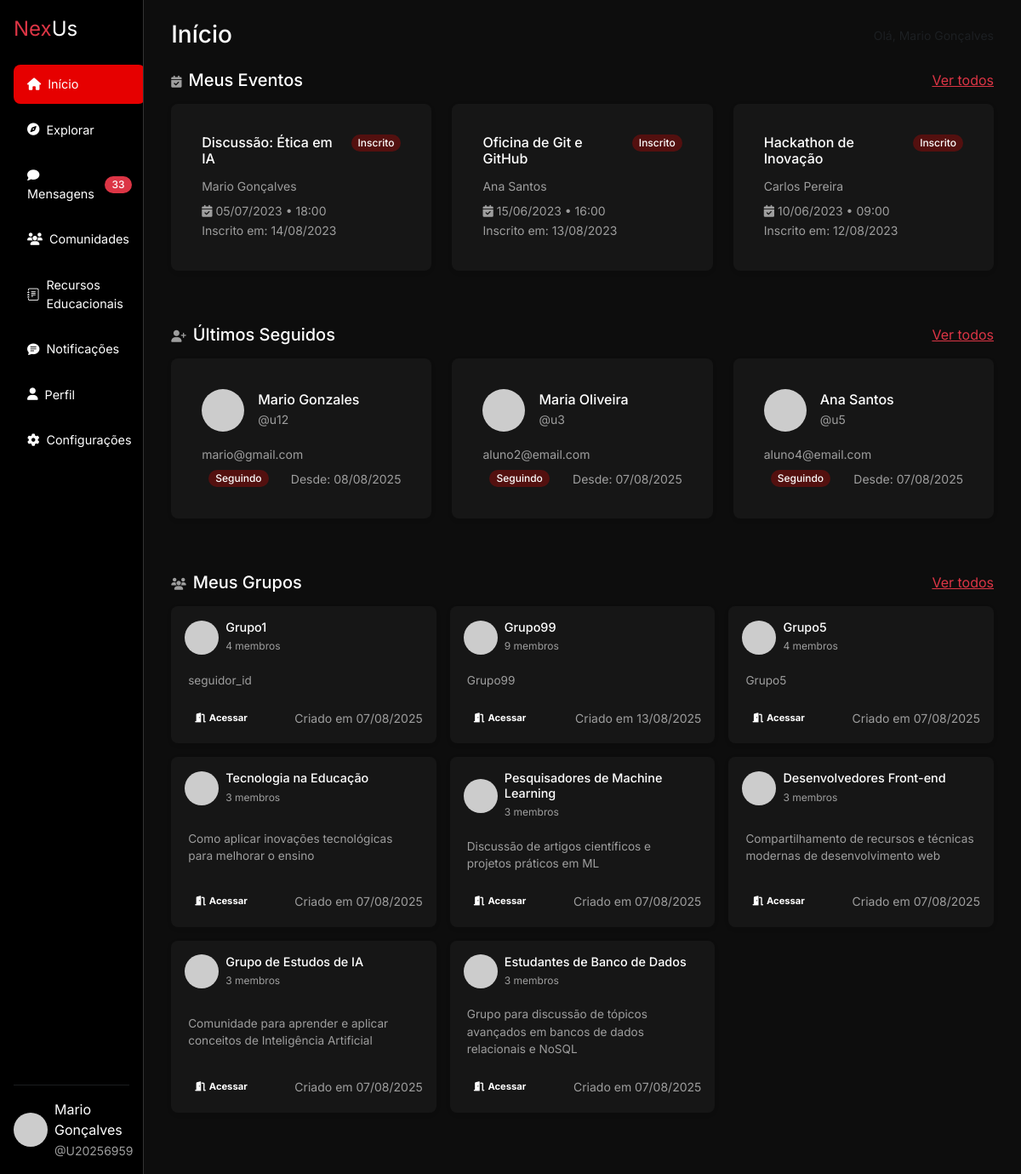
The app's page /hub.php (signed in) with its own data.
### tables this page shows
CREATE TABLE `evento_participantes` (
  `evento_id` int(11) NOT NULL,
  `usuario_id` int(10) UNSIGNED NOT NULL,
  `data_confirmacao` datetime DEFAULT current_timestamp()
);

CREATE TABLE `eventos` (
  `id` int(11) NOT NULL,
  `titulo` varchar(255) NOT NULL,
  `descricao` text DEFAULT NULL,
  `data_evento` date NOT NULL,
  `hora_evento` time NOT NULL,
  `local_evento` varchar(255) DEFAULT NULL,
  `tipo` enum('palestra','workshop','reuniao','outro') DEFAULT 'palestra',
  `criador_id` int(10) UNSIGNED NOT NULL
);

CREATE TABLE `usuario` (
  `idusuario` int(10) UNSIGNED NOT NULL,
  `google_id` varchar(255) DEFAULT NULL,
  `matricula` varchar(50) DEFAULT NULL,
  `idade` tinyint(3) UNSIGNED NOT NULL,
  `foto` varchar(255) DEFAULT NULL,
  `email` varchar(100) NOT NULL,
  `nome` varchar(80) NOT NULL,
  `senha` varchar(255) DEFAULT NULL,
  `data_criacao` datetime NOT NULL DEFAULT current_timestamp(),
  `status` enum('ativo','inativo') NOT NULL DEFAULT 'ativo',
  `criado_em` datetime NOT NULL DEFAULT current_timestamp(),
  `atualizado_em` datetime NOT NULL DEFAULT current_timestamp() ON UPDATE current_timestamp(),
  `admin` tinyint(1) NOT NULL DEFAULT 0
);

CREATE TABLE `usuario_seguidores` (
  `seguidor_id` int(10) UNSIGNED NOT NULL,
  `seguido_id` int(10) UNSIGNED NOT NULL,
  `data_seguimento` datetime DEFAULT current_timestamp()
);

CREATE TABLE `grupos` (
  `id` int(11) NOT NULL,
  `nome` varchar(255) NOT NULL,
  `descricao` text DEFAULT NULL,
  `criador_id` int(10) UNSIGNED NOT NULL,
  `data_criacao` datetime DEFAULT current_timestamp()
);

### functions/hub_functions.php (called while the page is built, shortened)
<?php
if (!function_exists('timeAgo')) {
    function timeAgo(string $datetime): string {
        $dt = new DateTime($datetime);
        $now = new DateTime();
        $diff = $now->getTimestamp() - $dt->getTimestamp();
        return $dt->format('d/m/Y');
    }
}

### hub.php (the view, shortened to what this page needs)
<?php
include "functions/hub_functions.php";
if (!function_exists('getUserRegisteredEvents')) {
    function getUserRegisteredEvents(PDO $pdo, int $userId, int $limit = 3): array {
        $out = [];
        try {
            $sql = "SELECT e.*, u.nome AS criador_nome, ep.data_confirmacao
                    FROM eventos e
                    JOIN evento_participantes ep ON e.id = ep.evento_id
                    JOIN usuario u ON e.criador_id = u.idusuario
                    WHERE ep.usuario_id = :uid
                    ORDER BY ep.data_confirmacao DESC
                    LIMIT :lim";
            $stmt = $pdo->prepare($sql);
            $stmt->bindValue(':uid', $userId, PDO::PARAM_INT);
            $stmt->bindValue(':lim', $limit, PDO::PARAM_INT);
            $stmt->execute();
            while ($r = $stmt->fetch(PDO::FETCH_ASSOC)) {
                $dateLabel = date('d/m/Y', strtotime($r['data_evento']));
                if ($r['data_evento'] === date('Y-m-d')) {
                    $dateLabel = 'Hoje, ' . substr($r['hora_evento'], 0, 5);
                } else {
                    $dateLabel .= ' • ' . substr($r['hora_evento'], 0, 5);
                }
                $priority = 'low';
                if ($r['tipo'] === 'workshop') $priority = 'high';
                elseif ($r['tipo'] === 'palestra') $priority = 'medium';
                $out[] = [
                    'id' => (int)$r['id'],
                    'title' => $r['titulo'],
                    'subject' => $r['criador_nome'],
                    'date' => $dateLabel,
                    'type' => $r['tipo'],
                    'priority' => $priority,
                    'registration_date' => $r['data_confirmacao']
                ];
            }
        } catch (Exception $e) {
            error_log('getUserRegisteredEvents: '.$e->getMessage());
        }
        return $out;
    }
}
if (!function_exists('getLastFollowedUsers')) {
    function getLastFollowedUsers(PDO $pdo, int $userId, int $limit = 3): array {
        $out = [];
        try {
            $sql = "SELECT u.idusuario, u.nome, u.foto, u.email, us.data_seguimento
                    FROM usuario_seguidores us
                    JOIN usuario u ON us.seguido_id = u.idusuario
                    WHERE us.seguidor_id = :uid
                    ORDER BY us.data_seguimento DESC
                    LIMIT :lim";
            $stmt = $pdo->prepare($sql);
            $stmt->bindValue(':uid', $userId, PDO::PARAM_INT);
            $stmt->bindValue(':lim', $limit, PDO::PARAM_INT);
            $stmt->execute();
            while ($r = $stmt->fetch(PDO::FETCH_ASSOC)) {
                $out[] = [
                    'id' => (int)$r['idusuario'],
                    'name' => $r['nome'],
                    'username' => 'u' . $r['idusuario'],
                    'avatar' => $r['foto'] ? $r['foto'] : 'https://i.pravatar.cc/150?u=' . $r['idusuario'],
                    'bio' => $r['email'],
                    'follow_date' => $r['data_seguimento'],
                    'isUser' => true
                ];
            }
        } catch (Exception $e) {
            error_log('getLastFollowedUsers: '.$e->getMessage());
        }
        return $out;
    }
}
if (!function_exists('getUserGroups')) {
    function getUserGroups(PDO $pdo, int $userId, int $limit = 8): array {
        $out = [];
        try {
            $sql = "SELECT g.*, COUNT(gm.usuario_id) AS total_membros,
                           MAX(mg.data_envio) AS ultima_atividade
                    FROM grupos g
                    JOIN grupo_membros gm ON g.id = gm.grupo_id
                    LEFT JOIN mensagens_grupo mg ON g.id = mg.grupo_id
                    WHERE gm.usuario_id = :uid
                    GROUP BY g.id
                    ORDER BY ultima_atividade DESC
                    LIMIT :lim";
            $stmt = $pdo->prepare($sql);
            $stmt->bindValue(':uid', $userId, PDO::PARAM_INT);
            $stmt->bindValue(':lim', $limit, PDO::PARAM_INT);
            $stmt->execute();
            while ($r = $stmt->fetch(PDO::FETCH_ASSOC)) {
                $out[] = [
                    'id' => (int)$r['id'],
                    'name' => $r['nome'],
                    'description' => $r['descricao'],
                    'member_count' => (int)$r['total_membros'],
                    'last_activity' => $r['ultima_atividade'] ? timeAgo($r['ultima_atividade']) : 'Nenhuma atividade',
                    'created_at' => $r['data_criacao']
                ];
            }
        } catch (Exception $e) {
            error_log('getUserGroups: '.$e->getMessage());
        }
        return $out;
    }
}
require 'includes/conexao.php';
$usuarioAtualId = isset($_SESSION['usuario_id']) ? (int)$_SESSION['usuario_id'] : 11;
function e($v) {
    return htmlspecialchars((string)$v, ENT_QUOTES, 'UTF-8');
}
function gerarAvatarGrupo(string $nomeGrupo): string {
    $cor = substr(md5($nomeGrupo), 0, 6);
    $inicial = strtoupper(mb_substr($nomeGrupo, 0, 1));
    return "https://dummyimage.com/100x100/{$cor}/ffffff&text={$inicial}";
}
$userRegisteredEvents = getUserRegisteredEvents($pdo, $usuarioAtualId, 3);
$lastFollowedUsers   = getLastFollowedUsers($pdo, $usuarioAtualId, 3);
$userGroups          = getUserGroups($pdo, $usuarioAtualId, 8);
?>
<!DOCTYPE html>
<html lang="pt-BR">
<head>
  <link href="https://cdn.jsdelivr.net/npm/bootstrap@5.3.0/dist/css/bootstrap.min.css" rel="stylesheet">
</head>
<body>
<?php include 'includes/header.php'; ?>
<div class="d-flex vh-minus-0">
  <?php if (file_exists('includes/sidebar.php')): ?>
    <?php include 'includes/sidebar.php'; ?>
  <?php endif; ?>
  <main class="flex-fill overflow-auto">
    <div class="container-fluid py-4">
      <div class="d-flex justify-content-between align-items-center mb-4">
        <h1 class="h3 mb-0">Início</h1>
        <div>
          <small class="text-muted">Olá, <?= e($_SESSION['usuario_nome'] ?? 'Usuário') ?></small>
        </div>
      </div>
      <section class="mb-5">
        <div class="d-flex justify-content-between align-items-center mb-3">
          <h4 class="mb-0"><i class="fas fa-calendar-check me-2 text-secondary-custom"></i>Meus Eventos</h4>
          <a href="explorar.php?tab=eventos" class="text-danger">Ver todos</a>
        </div>
        <div class="row g-4">
          <?php if (empty($userRegisteredEvents)): ?>
            <div class="col-12">
              <div class="alert alert-info mb-0">
                <i class="fas fa-info-circle me-2"></i>
                Você ainda não se inscreveu em nenhum evento.
                <a href="explorar.php?tab=eventos" class="alert-link">Explore os eventos disponíveis</a>.
              </div>
            </div>
          <?php else: ?>
            <?php foreach ($userRegisteredEvents as $event):
              $borderClass = ($event['priority'] === 'high') ? 'border-priority-high' : (($event['priority'] === 'medium') ? 'border-priority-medium' : 'border-priority-low');
            ?>
              <div class="col-12 col-md-4">
                <div class="card card-custom <?= e($borderClass) ?>">
                  <div class="card-body">
                    <div class="d-flex justify-content-between align-items-start mb-2">
                      <h5 class="card-title mb-1"><?= e($event['title']) ?></h5>
                      <span class="badge badge-inscrito">Inscrito</span>
                    </div>
                    <p class="card-text text-secondary-custom mb-2"><?= e($event['subject']) ?></p>
                    <p class="text-secondary-custom mb-0"><i class="fas fa-calendar-check me-1"></i><?= e($event['date']) ?></p>
                    <small class="text-secondary-custom">Inscrito em: <?= date('d/m/Y', strtotime($event['registration_date'])) ?></small>
                  </div>
                </div>
              </div>
            <?php endforeach; ?>
          <?php endif; ?>
        </div>
      </section>
      <section class="mb-5">
        <div class="d-flex justify-content-between align-items-center mb-3">
          <h4 class="mb-0"><i class="fas fa-user-plus me-2 text-secondary-custom"></i>Últimos Seguidos</h4>
          <a href="perfil.php" class="text-danger">Ver todos</a>
        </div>
        <div class="row g-4">
          <?php if (empty($lastFollowedUsers)): ?>
            <div class="col-12">
              <div class="alert alert-info mb-0">
                <i class="fas fa-info-circle me-2"></i>
                Você ainda não seguiu nenhum usuário.
                <a href="explorar.php?tab=usuarios" class="alert-link">Encontre novos usuários</a>.
              </div>
            </div>
          <?php else: ?>
            <?php foreach ($lastFollowedUsers as $user): ?>
              <div class="col-12 col-md-4">
                <div class="card card-custom">
                  <div class="card-body">
                    <div class="d-flex align-items-center mb-3">
                               <?php
                                    $nome = urlencode($user['name']);
                                    $cor = substr(md5($user['name']), 0, 6);
                                    ?>
                                    <img src="https://ui-avatars.com/api/?name=<?= $nome ?>&background=<?= $cor ?>&color=fff"
                                         alt="<?= htmlspecialchars($user['name']) ?>"
                                          class="rounded-circle me-3" width="50" height="50" alt="avatar">
                      <div>
                        <h6 class="mb-0"><?= e($user['name']) ?></h6>
                        <small class="text-secondary-custom">@<?= e($user['username']) ?></small>
                      </div>
                    </div>
                    <p class="text-secondary-custom mb-2 truncate-2"><?= e($user['bio']) ?></p>
                    <div class="d-flex justify-content-between align-items-center">
                      <span class="badge badge-seguindo">Seguindo</span>
                      <small class="text-secondary-custom">Desde: <?= date('d/m/Y', strtotime($user['follow_date'])) ?></small>
                    </div>
                  </div>
                </div>
              </div>
            <?php endforeach; ?>
          <?php endif; ?>
        </div>
      </section>
      <section class="mb-5">
        <div class="d-flex justify-content-between align-items-center mb-3">
          <h4 class="mb-0"><i class="fas fa-users me-2 text-secondary-custom"></i>Meus Grupos</h4>
          <a href="comunidades.php" class="text-danger">Ver todos</a>
        </div>
        <div class="row g-3">
          <?php if (empty($userGroups)): ?>
            <div class="col-12">
              <div class="alert alert-info mb-0">
                <i class="fas fa-info-circle me-2"></i>
                Você ainda não participa de nenhum grupo.
                <a href="comunidades.php" class="alert-link">Explore os grupos disponíveis</a>.
              </div>
            </div>
          <?php else: ?>
            <?php foreach ($userGroups as $grupo): ?>
              <div class="col-12 col-sm-6 col-lg-4">
                <div class="card card-custom p-2 h-100">
                  <div class="card-body p-2 d-flex flex-column justify-content-between">
                    <div class="d-flex align-items-center mb-2">
                      <?php
                        $avatarUrl = gerarAvatarGrupo($grupo['name']);
                      ?>
                      <img src="<?= e($avatarUrl) ?>" alt="<?= e($grupo['name']) ?>" class="rounded-circle me-2" width="40" height="40">
                      <div class="flex-fill">
                        <h6 class="mb-0" style="font-size: 0.9rem;"><?= e($grupo['name']) ?></h6>
                        <small class="text-secondary-custom" style="font-size: 0.75rem;"><?= e($grupo['member_count']) ?> membros</small>
                      </div>
                    </div>
                    <p class="text-secondary-custom mb-2 p-1" style="font-size: 0.85rem;">
                      <?= e($grupo['description'] ?? 'Sem descrição') ?>
                    </p>
                    <div class="d-flex justify-content-between align-items-center">
                      <a href="chat.php?grupo_id=<?= e($grupo['id']) ?>" class="btn btn-sm btn-outline-primary" style="font-size: 0.7rem;">
                        <i class="fas fa-door-open me-1"></i>Acessar
                      </a>
                      <small class="text-secondary-custom">Criado em <?= date('d/m/Y', strtotime($grupo['created_at'])) ?></small>
                    </div>
                  </div>
                </div>
              </div>
            <?php endforeach; ?>
          <?php endif; ?>
        </div>
      </section>
    </div>
  </main>
</div>
</body>
</html>

### records on screen
evento_participantes: evento.titulo "Discussão: Ética em IA", usuario.nome "Mario Gonçalves", date "05/07/2023 • 18:00", data_confirmacao "14/08/2023"
evento_participantes: evento.titulo "Oficina de Git e GitHub", usuario.nome "Ana Santos", date "15/06/2023 • 16:00", data_confirmacao "13/08/2023"
evento_participantes: evento.titulo "Hackathon de Inovação", usuario.nome "Carlos Pereira", date "10/06/2023 • 09:00", data_confirmacao "12/08/2023"
usuario_seguidores: seguido.nome "Mario Gonzales", username "u12", seguido.email "mario@gmail.com", data_seguimento "08/08/2025"
usuario_seguidores: seguido.nome "Maria Oliveira", username "u3", seguido.email "aluno2@email.com", data_seguimento "07/08/2025"
usuario_seguidores: seguido.nome "Ana Santos", username "u5", seguido.email "aluno4@email.com", data_seguimento "07/08/2025"
grupos: nome "Grupo1", member_count "4", descricao "seguidor_id", data_criacao "07/08/2025"
grupos: nome "Grupo99", member_count "9", descricao "Grupo99", data_criacao "13/08/2025"
grupos: nome "Grupo5", member_count "4", descricao "Grupo5", data_criacao "07/08/2025"
grupos: nome "Tecnologia na Educação", member_count "3", descricao "Como aplicar inovações tecnológicas para melhorar o ensino", data_criacao "07/08/2025"
grupos: nome "Pesquisadores de Machine Learning", member_count "3", descricao "Discussão de artigos científicos e projetos práticos em ML", data_criacao "07/08/2025"
grupos: nome "Desenvolvedores Front-end", member_count "3", descricao "Compartilhamento de recursos e técnicas modernas de desenvolvimento web", data_criacao "07/08/2025"
grupos: nome "Grupo de Estudos de IA", member_count "3", descricao "Comunidade para aprender e aplicar conceitos de Inteligência Artificial", data_criacao "07/08/2025"
grupos: nome "Estudantes de Banco de Dados", member_count "3", descricao "Grupo para discussão de tópicos avançados em bancos de dados relacionais e NoSQL", data_criacao "07/08/2025"

### other values on screen
$totalMensagensNaoLidas "33"
$usuarioNome "Mario Gonçalves"
$usuarioMatricula "U20256959"
